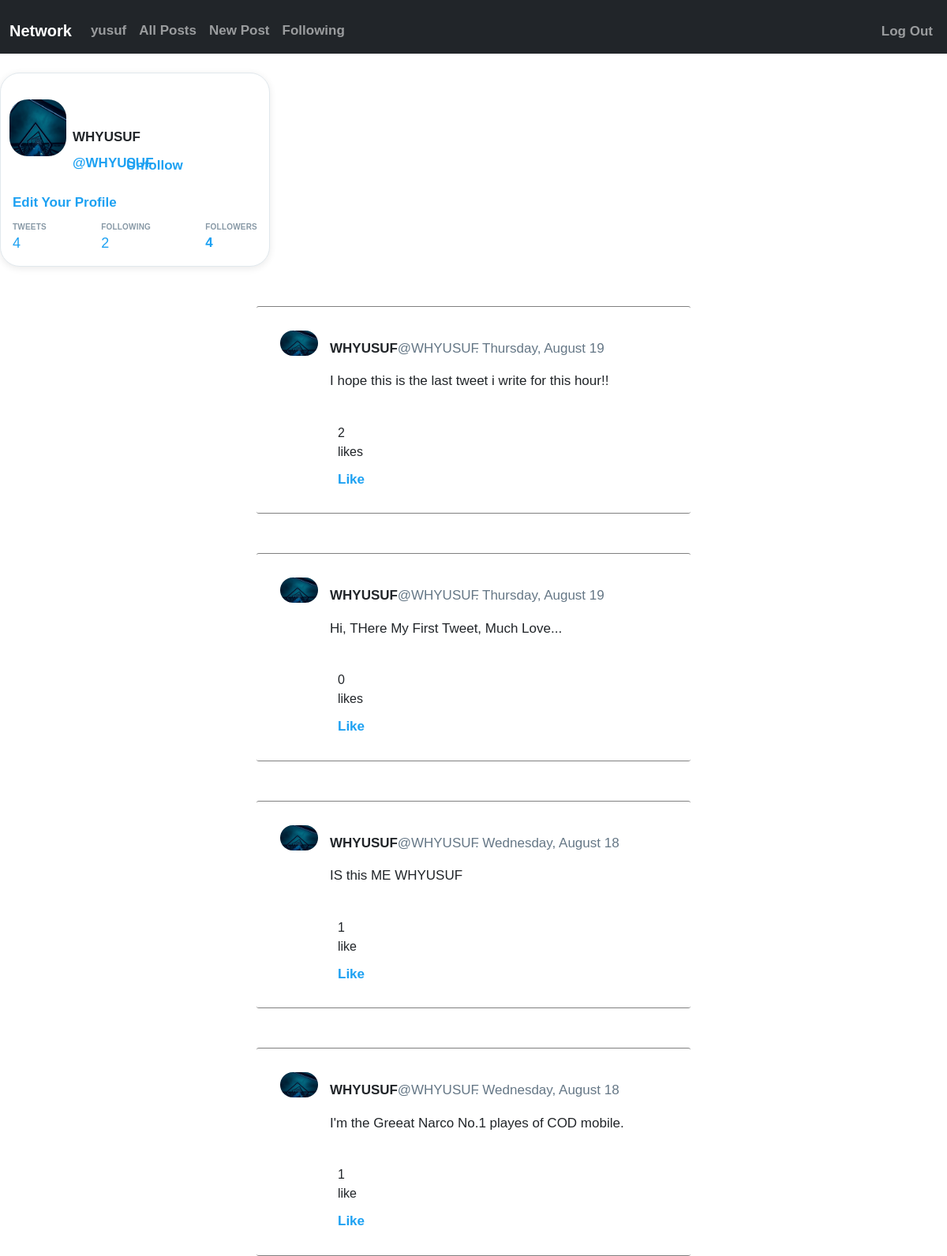
/users/WHYUSUF/ (signed in), run on the app's committed database.
### network/models.py (models this page shows, shortened)
class Profile(models.Model):
    user = models.OneToOneField(settings.AUTH_USER_MODEL, on_delete=models.CASCADE)
    date_of_birth = models.DateField(blank=True, null=True)
    photo = models.ImageField(default='default.png', upload_to='users/%Y/%m/%d/')
    is_active = models.BooleanField(default=True)

class Post(models.Model):
    STATUS_CHOICES = (('draft', 'Draft'), ('published', 'Published'))
    author = models.ForeignKey(
        settings.AUTH_USER_MODEL,
        on_delete=models.CASCADE,
        related_name='twitter_posts',
        null=True,
    )
    body = models.TextField(max_length=280, null=True)
    date_added = models.DateTimeField(auto_now_add=True)
    publish = models.DateTimeField(default=timezone.now)
    status = models.CharField(max_length=10, choices=STATUS_CHOICES, default='draft')
    objects = models.Manager()  # The default manager.
    published = PublishedManager()  # Our custom manager.
    users_like = models.ManyToManyField(
        settings.AUTH_USER_MODEL, related_name='images_liked', blank=True
    )
    total_likes = models.PositiveIntegerField(db_index=True, default=0)
    class Meta:
        ordering = ('-publish',)

### network/views.py (the view)
# urls.py: path('users/<username>/', views.user_detail, name='user_detail'),
@login_required
def user_detail(request, username):
    user = get_object_or_404(User, username=username, is_active=True)
    posts = user.twitter_posts.all()
    return render(request, 'user/detail.html', {'user': user, 'posts': posts})

### network/templates/user/detail.html (shortened to what this page needs)
{% extends "layout.html" %}
{% load thumbnail %}
{% block content %}
<div class="wrapper">
    <a class="profile-bg main-wrapper d-block"></a>
    <div>
        <a href="#" id="profile-link">
            <img src="{% thumbnail user.profile.photo 180x180 %}" id="profile-img">
        </a>
        <div id="profile-marg">
            <div id="profile-name">
                <a href="#">{{ user.username }}</a>
            </div>
            <span>
                <a href="#">@<span>{{ user.username }}</span></a>
            </span>
            {% with total_followers=user.followers.count %}
            <a class="follow" style="position: absolute; left: 10rem;" href="#" data-id="{{ user.id }}" data-action="{% if request.user in user.followers.all %} un {% endif %} follow" class="follow">
                {% if request.user not in user.followers.all %}
                Follow
                {% else %}
                Unfollow
                {% endif %}
            </a>
        </div>
        <div id="profile-state">
            <a href="{% url 'edit' %}">Edit Your Profile</a>
            <ul id="profile-Arrange">
                <li id="profile-details">
                    <a href="#">
                        <span class="d-block" id="profile-label">Tweets</span>
                        <span id="profile-number">
                            {{posts.count}}
                        </span>
                    </a>
                </li>
                <li id="profile-details">
                    <a href="#">
                        <span class="d-block" id="profile-label">Following</span>
                        <span id="profile-number">
                            {{ user.following.count }}
                        </span>
                    </a>
                </li>
                <li id="profile-details">
                    <a href="#">
                        <span class="d-block" id="profile-label">Followers</span>
                        <span>
                            <span class=coutn >
                            <span class="total">
                            {{ total_followers }}
                            </span>
                            </span>
                        </span>
                    </a>
                    {% endwith %}
                </li>
            </ul>
        </div>
    </div>
</div>
{% for post in posts %}
<div class="tweet-wrap">
    <div class="tweet-header">
        <img src="{% thumbnail post.author.profile.photo 180x180 %}" alt="{{post.author}}" class="avator">
        <div class="tweet-header-info">
            {{post.author}} <a href="{% url 'user_detail' post.author %}"><span>@{{post.author}}</span></a><span>.
                {{post.date_added|date:'l, F j'}}
            </span>
            <p>{{post.body|linebreaks}}</p>
        </div>
    </div>
    <div class="tweet-info-counts">
        <div class="likes-count">
            {% with total_likes=post.users_like.count users_like=post.users_like.all %}
            <div class="likes">
                <div class="likes-count">
                    <span class="count">
                        <span class="total">{{ total_likes }}</span>
                        like{{ total_likes|pluralize }}
                        <a class="like" href="#" data-id="{{ post.id }}" data-action="{% if request.user in users_like %}un{% endif %}like">
                            {% if request.user not in users_like %}
                            Like
                            {% else %}
                            Unlike
                            {% endif %}
                        </a>
                    </span>
                </div>
            </div>
        </div>
    </div>
</div>
{% endwith %}
{% endfor %}
{% endblock %}

### network/templates/layout.html (shortened to what this page needs)
{% load static %}
<!DOCTYPE html>
<html lang="en">
<head>
    <link href="https://cdn.jsdelivr.net/npm/bootstrap@5.0.0-beta3/dist/css/bootstrap.min.css" rel="stylesheet">
    <link rel="stylesheet" href="http://cdnjs.cloudflare.com/ajax/libs/font-awesome/4.4.0/css/font-awesome.min.css">
    <link href="{% static 'css/styles.css' %}" rel="stylesheet">
</head>
<body>
    <nav class="navbar navbar-expand-md navbar-dark bg-dark mb-4">
        <div class="container-fluid">
            <a class="navbar-brand" href="{% url 'index' %}">Network</a>
            <div class="collapse navbar-collapse" id="navbarCollapse">
                <ul class="navbar-nav me-auto mb-2 mb-md-0">
                    {% if user.is_authenticated %}
                    <li class="nav-item">
                        <a class="nav-link" href="{% url 'user_detail' request.user%}"><strong>{{ request.user}}</strong></a>
                    </li>
                    {% endif %}
                    <li class=" nav-item">
                        <a class="nav-link" href="{% url 'index' %}">All Posts</a>
                    </li>
                    {% if user.is_authenticated %}
                    <li class="nav-item">
                        <a class="nav-link" href="{% url 'post_new' %}">New Post</a>
                    </li>
                    <li class="nav-item">
                        <a class="nav-link" href="{% url 'user_following' request.user%}">Following</a>
                    </li>
                    <li style="margin-top: 1px;margin-right: 2px;position:absolute;top:8px;right:8px;" class="nav-item">
                        <a class="nav-link" href="{% url 'logout' %}">Log Out</a>
                    </li>
                    {% endif %}
                </ul>
            </div>
        </div>
    </nav>
    {% block content %}{% endblock content%}
</body>
</html>

### network/static/css/styles.css (style rules this page uses)
* { margin: 0px; padding: 0px; box-sizing: content-box; }
a.follow { color: #1DA1F2 float: right; margin-top: 13px; margin-right: 75%; }
.wrapper { background: #fff none repeat scroll 0 0; border: 1px solid #e1e8ed; border-radius: 25px; height: auto; width: 100%; max-width: 340px; box-shadow: 0px 2px 10px rgba(0, 0, 0, .09); }
.main-wrapper { border-radius: 4px 4px 0px 0px; height: 45px; width: 100%; }
#profile-link { background-color: #fff; border-radius: 6px; display: inline-block; float: left; margin: -30px 5px 0px 8px; max-width: 100%; padding: 1px; vertical-align: bottom; }
#profile-img { border: 2px solid #fff; border-radius: 25px; color: #fff; height: 72px; width: 72px; }
#profile-marg { margin: 5px 0px 0px; }
#profile-name { font-size: 18px; font-weight: 700; line-height: 21px; }
#profile-name a { color: inherit; }
#profile-state { padding: 15px; }
#profile-Arrange { display: flex; align-items: center; justify-content: space-between; margin: 0; min-width: 100%; padding: 0px; }
ul#profile-Arrange { list-style: none; margin: 0; padding: 0; }
#profile-number { display: block; font-size: 18px; font-weight: 500; transition: color 0.15s ease-in-out 0s; }
#profile-label { color: #8899a6; font-size: 10px; letter-spacing: 0.02em; overflow: hidden; text-transform: uppercase; transition: color 0.15s ease-in-out 0s; }
img { max-width: 100%; }
.avator { border-radius: 100px; width: 48px; margin-right: 15px; }
.tweet-wrap { max-width: 490px; background: #fff; margin: 0 auto; margin-top: 50px; border-radius: 3px; padding: 30px; border-bottom: 1px solid gray; border-top: 1px solid gray; }
.tweet-header { display: flex; align-items: flex-start; font-size: 17px; }
.tweet-header-info { font-weight: bold; }
.tweet-header-info span { color: #657786; font-weight: normal; margin-left: -5px; }
.tweet-header-info p { font-weight: normal; margin-top: 5px; }
.tweet-info-counts { display: flex; margin-left: 73px; margin-top: 10px; }
.tweet-info-counts div { display: flex; margin-right: 8.5rem; margin-top: 5px; }
body { margin: 0; padding: 0; -webkit-font-smoothing: antialiased; font-family: arial; }
a { font-size: 17px; font-weight: bold; margin-top: 10px; display: inline-block; text-decoration: none; color: #1DA1F2; }

### data on the page
Post: author.photo (picture), author "WHYUSUF", date_added "Thursday, August 19", body "I hope this is the last tweet i write for this hour!!", users_like.count "2"
Post: author.photo (picture), author "WHYUSUF", date_added "Thursday, August 19", body "Hi, THere My First Tweet, Much Love...", users_like.count "0"
Post: author.photo (picture), author "WHYUSUF", date_added "Wednesday, August 18", body "IS this ME WHYUSUF", users_like.count "1"
Post: author.photo (picture), author "WHYUSUF", date_added "Wednesday, August 18", body "I'm the Greeat Narco No.1 playes of COD mobile.", users_like.count "1"

### other printed values
{{ request.user }} "yusuf"
{{ user.username }} "WHYUSUF"
{{ posts.count }} "4"
{{ user.following.count }} "2"
{{ total_followers }} "4"
